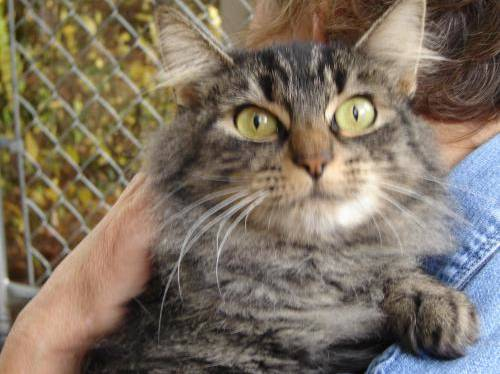
#> input picture 12. Matplotlib/cat.jpg, 500 x 374 px
$ jupyter execute 2.ipynb
#> lines starting #> are read from the running program, lines starting #| are printed output that depends on the picture; after the words box and inside, x2 and y2 are one past the last pixel; in counts of white or black regions, pixels touching at a corner belong together
[cell 1]
import cv2
import matplotlib.pyplot as plt

[cell 2]
image = cv2.imread('cat.jpg',0)
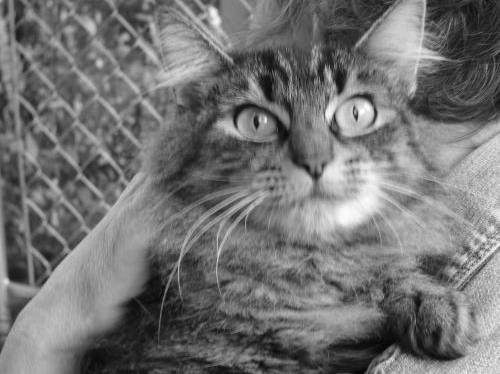
#> image: shape (374, 500); min 0, max 255, mean 115.2

[cell 3]
ret,th1 = cv2.threshold(image,150,255,cv2.THRESH_BINARY)
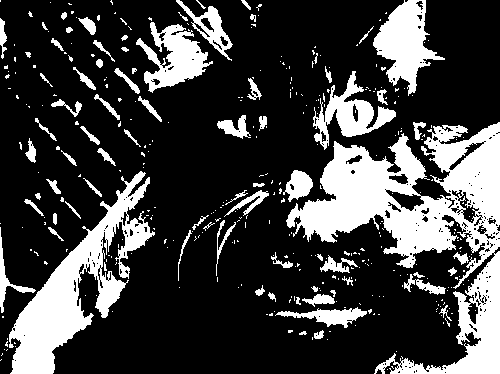
#> th1: shape (374, 500); 25.1% white; 378 white regions (302 under 20 px), largest, box (x1, y1, x2, y2) and area: (286, 122, 500, 374) 20275, (9, 171, 155, 374) 9158, (373, 0, 445, 96) 3236
ret,th2 = cv2.threshold(image,150,255,cv2.THRESH_BINARY_INV)
ret,th3 = cv2.threshold(image,150,255,cv2.THRESH_TRUNC)
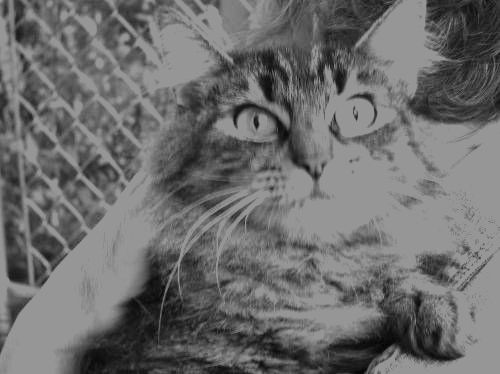
#> th3: shape (374, 500); min 0, max 150, mean 108.9
ret,th4 = cv2.threshold(image,150,255,cv2.THRESH_TOZERO)
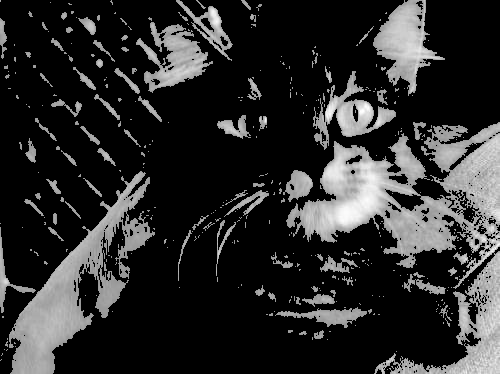
#> th4: shape (374, 500); min 0, max 255, mean 43.9
ret,th5 = cv2.threshold(image,150,255,cv2.THRESH_TOZERO_INV)
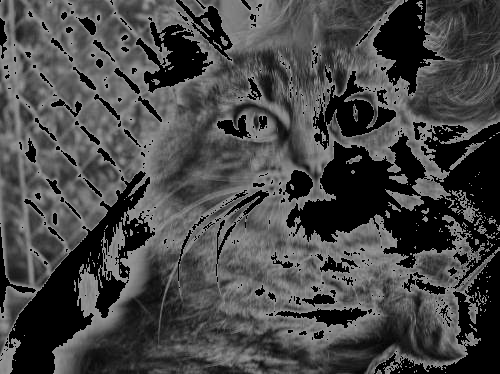
#> th5: shape (374, 500); min 0, max 150, mean 71.3
th6 = cv2.adaptiveThreshold(image,255,cv2.ADAPTIVE_THRESH_GAUSSIAN_C , cv2.THRESH_BINARY,111,2)
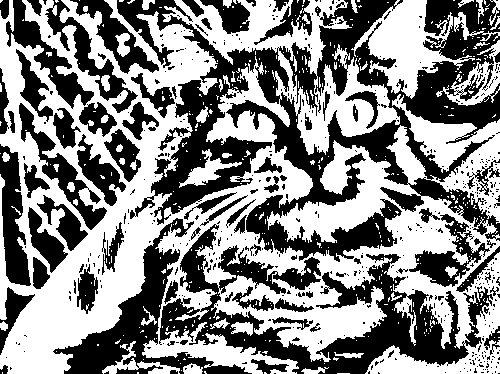
#> th6: shape (374, 500); 52.6% white; 502 black regions (418 under 20 px), largest, box (x1, y1, x2, y2) and area: (117, 0, 500, 262) 35412, (159, 224, 493, 374) 14916, (53, 218, 252, 374) 6630
th7 = cv2.adaptiveThreshold(image,255,cv2.ADAPTIVE_THRESH_MEAN_C , cv2.THRESH_BINARY,111,2)
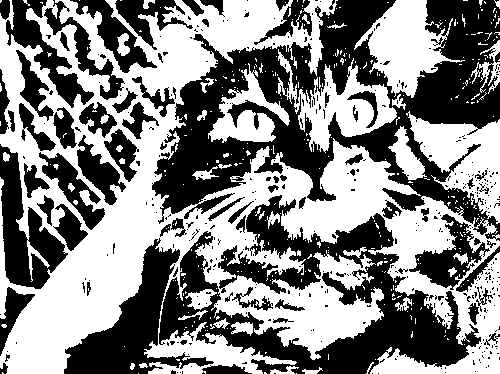
#> th7: shape (374, 500); 51.8% white; 413 black regions (339 under 20 px), largest, box (x1, y1, x2, y2) and area: (152, 0, 500, 241) 32782, (159, 195, 481, 374) 20431, (64, 238, 214, 374) 6619

[cell 4]
names = ['Original','Binary','Binary inverse','Trunc','Tozero',
         'Tozero inverse','Adaptive gaussian' , 'Adaptive mean']

filters  = [image,th1,th2,th3,th4,th5,th6,th7]

plt.figure(figsize=(20, 7))

for i in range(8) :
    plt.subplot(2, 4, i+1)
    img = cv2.cvtColor(filters[i],cv2.COLOR_BGR2RGB)
    plt.imshow(img)
    plt.title(names[i])
    plt.xticks([])
    plt.yticks([])
plt.show()
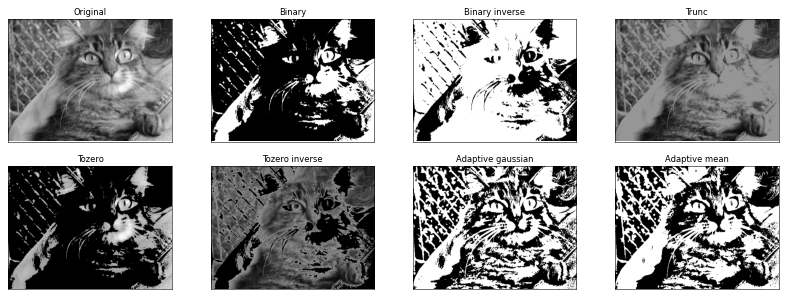
#> figure drawn by matplotlib, 8 panels
